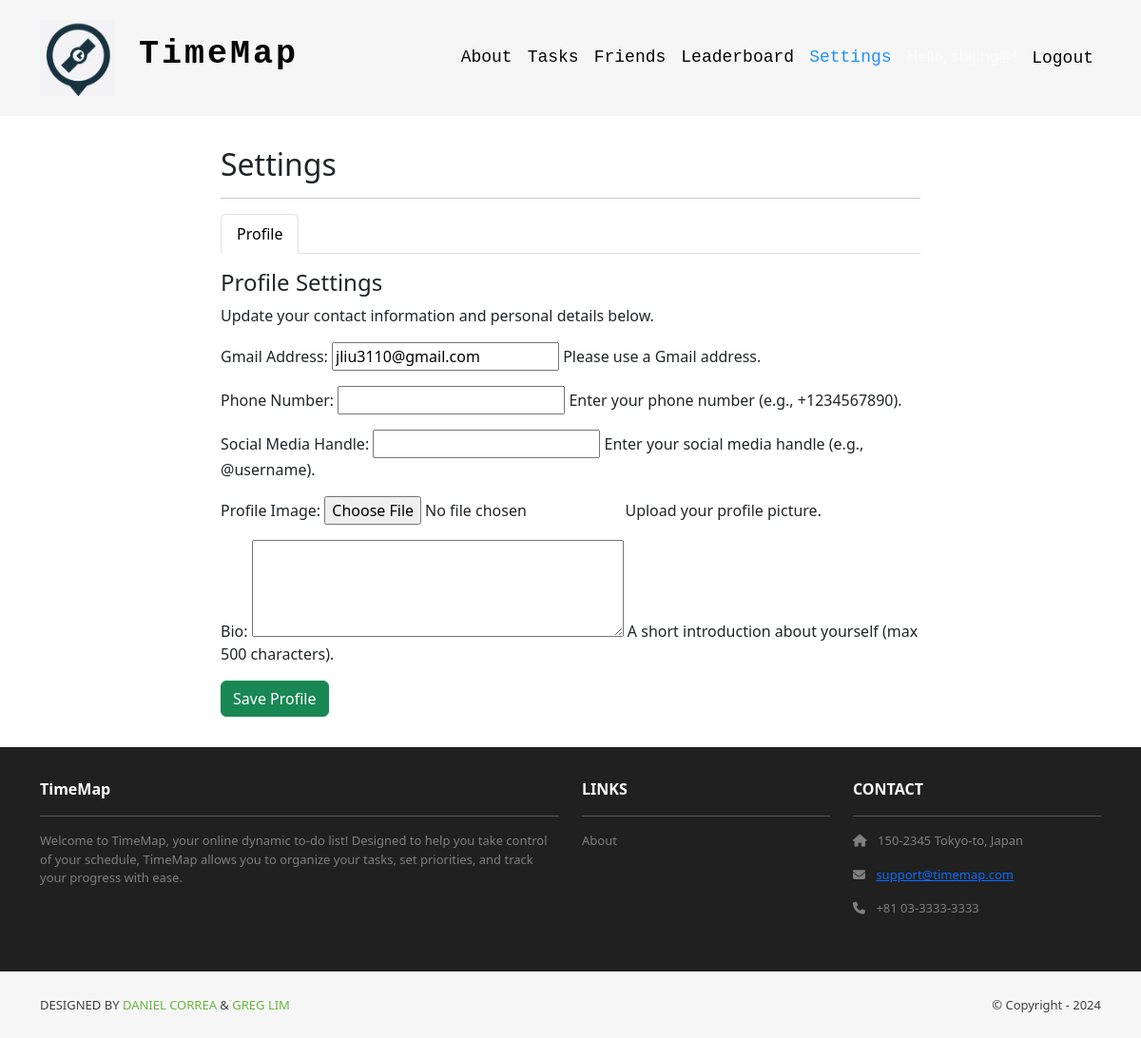
Page /settings (signed in) on the earlier database version.
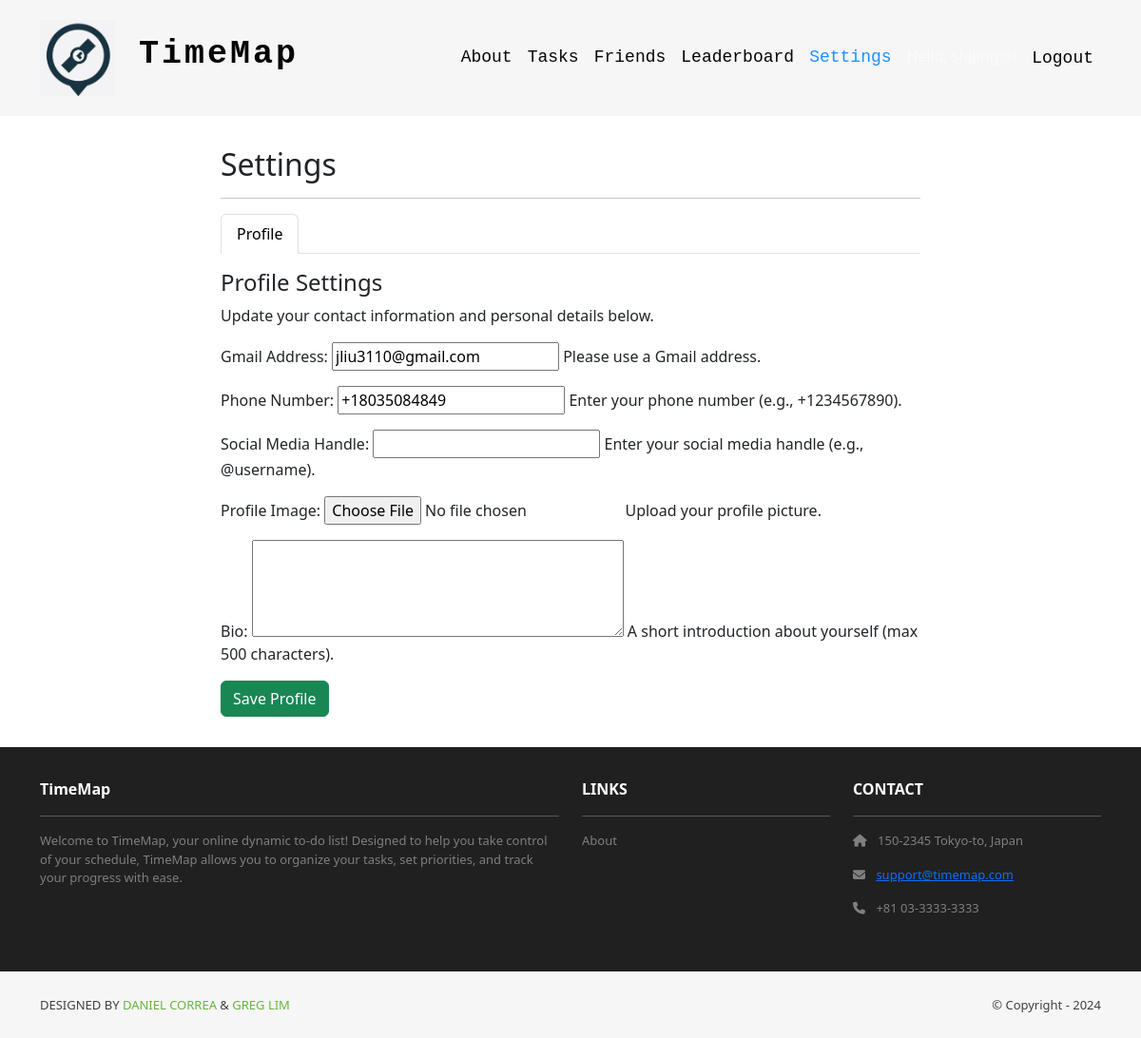
Same page on the later database version.
### profiles/models.py (models this page shows, shortened)
class UserProfile(models.Model):
    user = models.OneToOneField(User, on_delete=models.CASCADE)
    gmail = models.EmailField(unique=True, help_text="Please use a Gmail address.")
    phone_number = models.CharField(max_length=15, blank=True, null=True, help_text="Your phone number (e.g., +1234567890).")
    social_media = models.CharField(max_length=100, blank=True, null=True, help_text="Your social media handle (e.g., @username).")
    profile_image = models.ImageField(upload_to='profile_images/', blank=True, null=True, help_text="Upload your profile picture.")
    bio = models.TextField(max_length=500, blank=True, null=True, help_text="A short introduction about yourself (max 500 characters).")

### home/views.py (the view)
# urls.py: path('settings', views.settings, name='home.settings'),
def settings(request):
    if not request.user.is_authenticated:
        messages.warning(request, 'Please log in to access your settings.')
        return redirect('login')
    profile, created = UserProfile.objects.get_or_create(user=request.user)
    if request.method == 'POST' and 'profile_submit' in request.POST:
        profile_form = UserProfileForm(request.POST, instance=profile)
        if profile_form.is_valid():
            profile_form.save()
            messages.success(request, 'Your profile has been updated successfully!')
            return redirect('home.settings')
    else:
        profile_form = UserProfileForm(instance=profile)
    template_data = {
        'title': 'Settings',
        'profile_form': profile_form,
    }
    return render(request, 'home/settings.html', {'template_data': template_data})

### home/templates/home/settings.html (shortened to what this page needs)
{% extends 'base.html' %}
{% block content %}
<div class="p-3">
  <div class="container">
    <div class="row mt-3">
      <div class="col-md-8 mx-auto mb-3">
        <h2>{{ template_data.title }}</h2>
        <hr />
        <ul class="nav nav-tabs mb-3">
          <li class="nav-item">
            <a class="nav-link active" href="#profile" data-bs-toggle="tab">Profile</a>
          </li>
        </ul>
        <div class="tab-content">
          <div class="tab-pane fade show active" id="profile">
            <h4>Profile Settings</h4>
            <p>Update your contact information and personal details below.</p>
            <form method="post" enctype="multipart/form-data">
              {{ template_data.profile_form.as_p }}
              <button type="submit" name="profile_submit" class="btn btn-success">Save Profile</button>
            </form>
          </div>
        </div>
      </div>
    </div>
  </div>
</div>
{% endblock content %}

### timeMap/templates/base.html (shortened to what this page needs)
<!DOCTYPE html>
<html>
{% load static %}
<head>
    <link href="https://cdn.jsdelivr.net/npm/bootstrap@5.3.3/dist/css/bootstrap.min.css" rel="stylesheet">
    <link rel="stylesheet" href="https://cdnjs.cloudflare.com/ajax/libs/font-awesome/6.1.1/css/all.min.css">
    <link rel="stylesheet" type="text/css" href="{% static 'css/style.css' %}">
</head>
<body class="d-flex flex-column min-vh-100">
    <nav class="p-3 navbar navbar-dark bg-dark navbar-expand-lg">
        <div class="container">
            <a class="navbar-brand" href="{% url 'home.index' %}">
                <img src="{% static 'img/logo.png' %}" alt="logo" height="80" />
                <span class="d-none d-md-inline fs-4 cool-font" style="margin-left: 20px;">TimeMap</span>
            </a>
            <div class="collapse navbar-collapse" id="navbarNavAltMarkup">
                <div class="navbar-nav ms-auto navbar-ml">
                    <a class="nav-link" href="{% url 'home.about' %}">About</a>
                    <a class="nav-link" href="{% url 'tasks.index' %}">Tasks</a>
                    {% if user.is_authenticated %}
                        <a class="nav-link" href="{% url 'home.friends' %}">Friends</a>
                        <a class="nav-link" href="{% url 'home.leaderboard' %}">Leaderboard</a>
                        <a class="nav-link" href="{% url 'home.settings' %}">Settings</a>
                        <span class="nav-link">Hello, {{ user.username }}!</span>
                        <form class="nav-link" action="{% url 'logout' %}" method="post">
                            <button type="submit" class="btn btn-link p-0 border-0">Logout</button>
                        </form>
                    {% else %}
                        <a class="nav-link" href="{% url 'login' %}">Login</a>
                        <a class="nav-link" href="{% url 'home.register' %}">Register</a>
                    {% endif %}
                </div>
            </div>
        </div>
    </nav>
    <div class="flex-grow-1">
        {% block content %}
        {% endblock content %}
    </div>
    <footer class="mt-auto">
        <section class="p-3 ms-footer d-none d-md-block">
            <div class="container">
                <div class="row mt-3 text-white">
                    <div class="col-md-6 col-lg-6 col-xl-6 mx-auto mb-4">
                        <b>TimeMap</b>
                        <hr />
                        <p>
                            Welcome to TimeMap, your online dynamic to-do list! Designed to help you take control of your schedule, TimeMap allows you to organize your tasks, set priorities, and track your progress with ease.
                        </p>
                    </div>
                    <div class="col-md-3 col-lg-3 col-xl-3 mx-auto mb-4">
                        <b>LINKS</b>
                        <hr />
                        <p><a class="nav-link" href="{% url 'home.about' %}">About</a></p>
                    </div>
                    <div class="col-md-3 col-lg-3 col-xl-3 mx-auto mb-4">
                        <b>CONTACT</b>
                        <hr />
                        <p><i class="fas fa-home me-2"></i> 150-2345 Tokyo-to, Japan</p>
                        <p><i class="fas fa-envelope me-2"></i>
                            <a href="mailto:support@timemap.com">support@timemap.com</a>
                        </p>
                        <p><i class="fas fa-phone me-2"></i> +81 03-3333-3333</p>
                    </div>
                </div>
            </div>
        </section>
        <section class="p-3 ms-footer-bottom bg-dark">
            <div class="container d-flex justify-content-between">
                <div class="me-5 text-white">
                    <span>DESIGNED BY
                        <a href="https://www.x.com/danielgarax" target="_blank">DANIEL CORREA</a> &
                        <a href="https://www.x.com/greglim81" target="_blank">GREG LIM</a>
                    </span>
                </div>
                <div class="text-white">
                    <span>© Copyright - 2024</span>
                </div>
            </div>
        </section>
    </footer>
</body>
</html>

### timeMap/static/css/style.css (style rules this page uses)
.navbar a.nav-link { font-size: 18px; font-family: 'Roboto Mono', monospace; color: #050505 !important; }
.bg-dark { background-color: #f6f6f6 !important; }
.ms-footer { background-color: #202020; }
.ms-footer p { color: #7F7F7F; font-size: 13px; }
.ms-footer-bottom span { font-size: 13px; line-height: 38px; }
.ms-footer-bottom a { color: #6ab43e; text-decoration: none; }
.navbar-brand .cool-font { font-family: 'Roboto Mono', monospace; font-size: 35px !important; letter-spacing: 3px; font-weight: 600; color: #050505 !important; }
.navbar-nav .nav-link:nth-child(5) { font-size: 18px; font-family: 'Roboto Mono', monospace; color: #1E90FF !important; }
.ms-footer-bottom span { color: #404040; }
.navbar-nav .nav-link .btn-link { font-size: 18px; font-family: 'Roboto Mono', monospace; color: #050505 !important; text-decoration: none; padding: 0; }

Differences in the rows shown:
changed UserProfile "jliu3110@gmail.com": phone_number (not shown) → "+18035084849"
